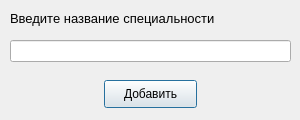
<?xml version="1.0" encoding="UTF-8"?>
<ui version="4.0">
 <class>Dialog</class>
 <widget class="QDialog" name="Dialog">
  <property name="geometry">
   <rect>
    <x>0</x>
    <y>0</y>
    <width>300</width>
    <height>120</height>
   </rect>
  </property>
  <property name="windowTitle">
   <string>Dialog</string>
  </property>
  <widget class="QPushButton" name="pushButton">
   <property name="geometry">
    <rect>
     <x>104</x>
     <y>80</y>
     <width>93</width>
     <height>28</height>
    </rect>
   </property>
   <property name="text">
    <string>Добавить</string>
   </property>
  </widget>
  <widget class="QLabel" name="label">
   <property name="geometry">
    <rect>
     <x>10</x>
     <y>10</y>
     <width>281</width>
     <height>16</height>
    </rect>
   </property>
   <property name="font">
    <font>
     <pointsize>10</pointsize>
    </font>
   </property>
   <property name="text">
    <string>Введите название специальности</string>
   </property>
  </widget>
  <widget class="QLineEdit" name="lineEdit">
   <property name="geometry">
    <rect>
     <x>10</x>
     <y>40</y>
     <width>281</width>
     <height>22</height>
    </rect>
   </property>
  </widget>
 </widget>
 <resources/>
 <connections/>
</ui>
